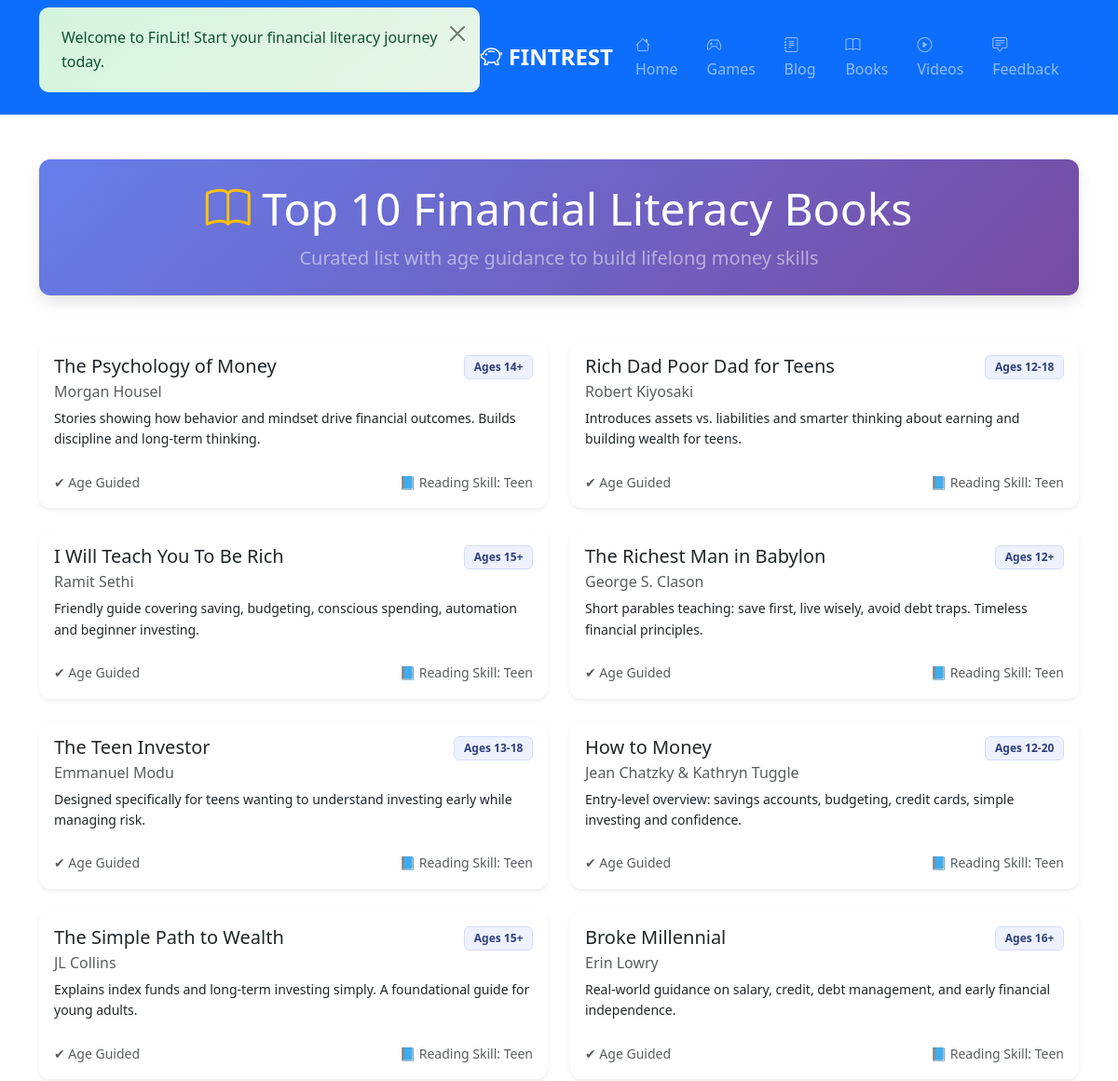
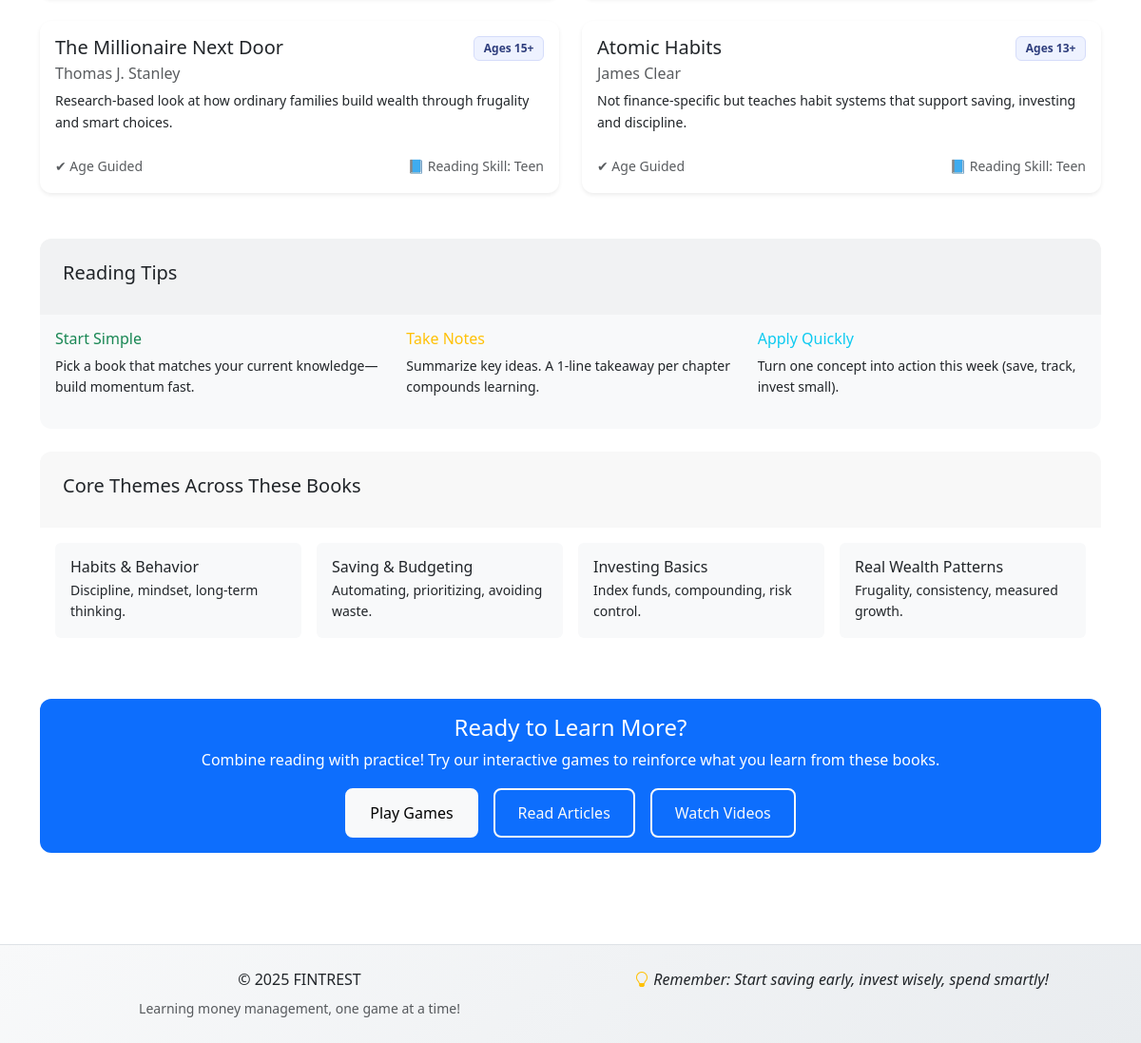
/books, run on the app's committed database (2 pictures, top to bottom).
### app.py (models this page shows, shortened)
class Book(db.Model):
    id = db.Column(db.Integer, primary_key=True)
    title = db.Column(db.String(200), nullable=False)
    author = db.Column(db.String(100), nullable=False)
    description = db.Column(db.Text, nullable=False)
    age_range = db.Column(db.String(20), nullable=False)

### app.py (the view)
@app.route('/books')
def books():
    book_list = Book.query.all()
    return render_template('books.html', books=book_list)

### templates/books.html (shortened to what this page needs)
{% extends "base.html" %}
{% block content %}
<div class="container py-5">
    <div class="row mb-5">
        <div class="col text-center">
            <div class="section-hero py-4 px-3">
                <h1 class="display-5 mb-2"><i class="bi bi-book text-warning"></i> Top 10 Financial Literacy Books</h1>
                <p class="lead mb-0 text-white-50">Curated list with age guidance to build lifelong money skills</p>
            </div>
        </div>
    </div>
    <div class="row g-4">
        {% for book in books %}
        <div class="col-lg-6">
            <div class="card h-100 shadow-sm book-card">
                <div class="card-body d-flex flex-column">
                    <div class="d-flex justify-content-between align-items-start mb-2">
                        <h5 class="card-title mb-0">{{ book.title }}</h5>
                        <span class="badge age-badge">{{ book.age_range }}</span>
                    </div>
                    <h6 class="card-subtitle mb-2 text-muted">{{ book.author }}</h6>
                    <p class="card-text small flex-grow-1">{{ book.description }}</p>
                    <div class="mt-2 d-flex justify-content-between align-items-center small text-muted">
                        <span>✔ Age Guided</span>
                        <span>📘 Reading Skill: Teen</span>
                    </div>
                </div>
            </div>
        </div>
        {% endfor %}
    </div>
    <div class="row mt-5">
        <div class="col">
            <div class="card bg-light">
                <div class="card-header">
                    <h5>Reading Tips</h5>
                </div>
                <div class="card-body">
                    <div class="row">
                        <div class="col-md-4">
                            <h6 class="text-success">Start Simple</h6>
                            <p class="small">Pick a book that matches your current knowledge—build momentum fast.</p>
                        </div>
                        <div class="col-md-4">
                            <h6 class="text-warning">Take Notes</h6>
                            <p class="small">Summarize key ideas. A 1-line takeaway per chapter compounds learning.</p>
                        </div>
                        <div class="col-md-4">
                            <h6 class="text-info">Apply Quickly</h6>
                            <p class="small">Turn one concept into action this week (save, track, invest small).</p>
                        </div>
                    </div>
                </div>
            </div>
        </div>
    </div>
    <div class="row mt-4">
        <div class="col">
            <div class="card">
                <div class="card-header">
                    <h5>Core Themes Across These Books</h5>
                </div>
                <div class="card-body small">
                    <div class="row g-3">
                        <div class="col-md-3">
                            <div class="p-3 bg-light h-100 rounded">
                                <h6 class="mb-1">Habits & Behavior</h6>
                                <p class="mb-0">Discipline, mindset, long-term thinking.</p>
                            </div>
                        </div>
                        <div class="col-md-3">
                            <div class="p-3 bg-light h-100 rounded">
                                <h6 class="mb-1">Saving & Budgeting</h6>
                                <p class="mb-0">Automating, prioritizing, avoiding waste.</p>
                            </div>
                        </div>
                        <div class="col-md-3">
                            <div class="p-3 bg-light h-100 rounded">
                                <h6 class="mb-1">Investing Basics</h6>
                                <p class="mb-0">Index funds, compounding, risk control.</p>
                            </div>
                        </div>
                        <div class="col-md-3">
                            <div class="p-3 bg-light h-100 rounded">
                                <h6 class="mb-1">Real Wealth Patterns</h6>
                                <p class="mb-0">Frugality, consistency, measured growth.</p>
                            </div>
                        </div>
                    </div>
                </div>
            </div>
        </div>
    </div>
    <div class="row mt-5">
        <div class="col text-center">
            <div class="card bg-primary text-white">
                <div class="card-body">
                    <h4>Ready to Learn More?</h4>
                    <p class="mb-3">Combine reading with practice! Try our interactive games to reinforce what you learn from these books.</p>
                    <div class="d-flex justify-content-center gap-3 flex-wrap">
                        <a href="{{ url_for('games') }}" class="btn btn-light">Play Games</a>
                        <a href="{{ url_for('blog_list') }}" class="btn btn-outline-light">Read Articles</a>
                        <a href="{{ url_for('videos') }}" class="btn btn-outline-light">Watch Videos</a>
                    </div>
                </div>
            </div>
        </div>
    </div>
</div>
{% endblock %}

### static/css/style.css (style rules this page uses)
:root { --primary-color: #0d6efd; --success-color: #198754; --warning-color: #ffc107; --danger-color: #dc3545; --light-color: #f8f9fa; --dark-color: #212529; --gradient-primary: linear-gradient(135deg, #667eea 0%, #764ba2 100%); --gradient-success: linear-gradient(135deg, #4ecdc4 0%, #44a08d 100%); --gradient-warning: linear-gradient(135deg, #f093fb 0%, #f5576c 100%); }
body { font-family: 'Segoe UI', Tahoma, Geneva, Verdana, sans-serif; line-height: 1.6; color: var(--dark-color); background-color: #fff; }
.flex-grow-1 { flex: 1 0 auto; }
.section-hero { background: var(--gradient-primary); color: #fff; border-radius: 0.75rem; box-shadow: 0 0.5rem 1rem rgba(0,0,0,0.1); }
.section-hero h1 { color: #fff; }
.section-hero .lead { color: rgba(255,255,255,0.85); }
.card { border: none; transition: all 0.3s ease; border-radius: 12px; overflow: hidden; }
.card-header { font-weight: 600; border-bottom: none; padding: 1.5rem; }
.book-card { transition: all 0.3s ease; }
.btn { font-weight: 500; border-radius: 8px; padding: 0.75rem 1.5rem; transition: all 0.3s ease; border-width: 2px; }
.badge { font-size: 0.75em; font-weight: 600; padding: 0.5em 0.8em; border-radius: 6px; }
html { scroll-behavior: smooth; }

### templates/books.html (style rules this page uses)
.age-badge { background: #eef2ff; color: #2f3e7d; border: 1px solid #d5dcfa; }

### data on the page
Book: title "The Psychology of Money", age_range "Ages 14+", author "Morgan Housel", description "Stories showing how behavior and mindset drive financial outcomes. Builds discipline and long-term thinking."
Book: title "Rich Dad Poor Dad for Teens", age_range "Ages 12-18", author "Robert Kiyosaki", description "Introduces assets vs. liabilities and smarter thinking about earning and building wealth for teens."
Book: title "I Will Teach You To Be Rich", age_range "Ages 15+", author "Ramit Sethi", description "Friendly guide covering saving, budgeting, conscious spending, automation and beginner investing."
Book: title "The Richest Man in Babylon", age_range "Ages 12+", author "George S. Clason", description "Short parables teaching: save first, live wisely, avoid debt traps. Timeless financial principles."
Book: title "The Teen Investor", age_range "Ages 13-18", author "Emmanuel Modu", description "Designed specifically for teens wanting to understand investing early while managing risk."
Book: title "How to Money", age_range "Ages 12-20", author "Jean Chatzky & Kathryn Tuggle", description "Entry-level overview: savings accounts, budgeting, credit cards, simple investing and confidence."
Book: title "The Simple Path to Wealth", age_range "Ages 15+", author "JL Collins", description "Explains index funds and long-term investing simply. A foundational guide for young adults."
Book: title "Broke Millennial", age_range "Ages 16+", author "Erin Lowry", description "Real-world guidance on salary, credit, debt management, and early financial independence."
Book: title "The Millionaire Next Door", age_range "Ages 15+", author "Thomas J. Stanley", description "Research-based look at how ordinary families build wealth through frugality and smart choices."
Book: title "Atomic Habits", age_range "Ages 13+", author "James Clear", description "Not finance-specific but teaches habit systems that support saving, investing and discipline."
